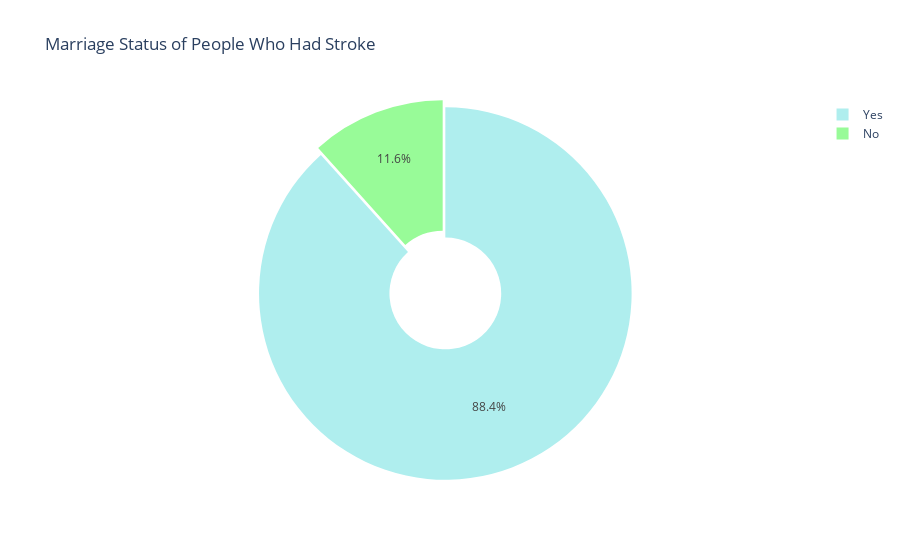

Notebook source saved alongside this figure:
### Code cell
# Group data by 'ever_married' and sum the 'stroke' values
Married = data.groupby('ever_married')['stroke'].sum()

# Create a DataFrame with 'labels' and 'values' for the pie chart
data_Married = pd.DataFrame({
    'labels': Married.index,
    'values': Married.values
})

# Define colors for the pie chart
colors2 = ['palegreen', 'paleturquoise']  # Adjust colors as needed

# Create a donut chart using Plotly directly
fig = go.Figure(data=[go.Pie(
    labels=data_Married['labels'],
    values=data_Married['values'],
    marker_colors=colors2,
    pull=[0.02, 0.02],  # Customize the pull of slices
    hole=0.3  # Creates a donut chart
)])

fig.update_layout(title='Marriage Status of People Who Had Stroke')
fig.show()

### Figure 1 — Plotly figure (JSON) as saved in the notebook; plotly's stock layout.template omitted (floating-point values rounded to 4 significant figures)
{"data": [{"hole": 0.3, "labels": ["No", "Yes"], "marker": {"colors": ["palegreen", "paleturquoise"]}, "pull": [0.02, 0.02], "type": "pie", "values": [29, 220]}], "layout": {"title": {"text": "Marriage Status of People Who Had Stroke"}}}
